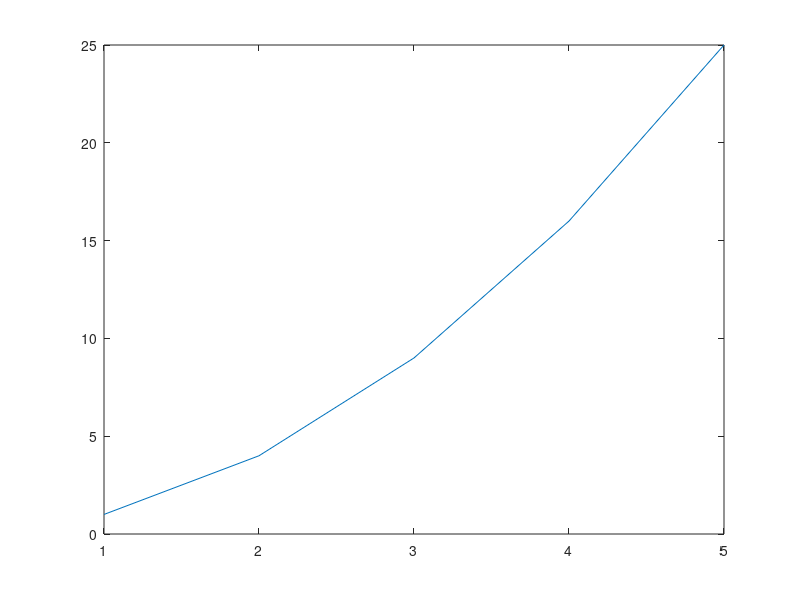

Write the MATLAB code that produced this figure.
#Author: Alexis Lopez

#This is code to plot the squared values of x

disp("Please enter number of datapoints");
n = input("n: ");

disp("Please enter name of file to write to");
fileName = input(["Name of file: " ], "s");

x = 1:n;
y = x.^2;

data = [x',y'];

csvwrite([fileName, '.csv'] ,data);

plot(x,y);

